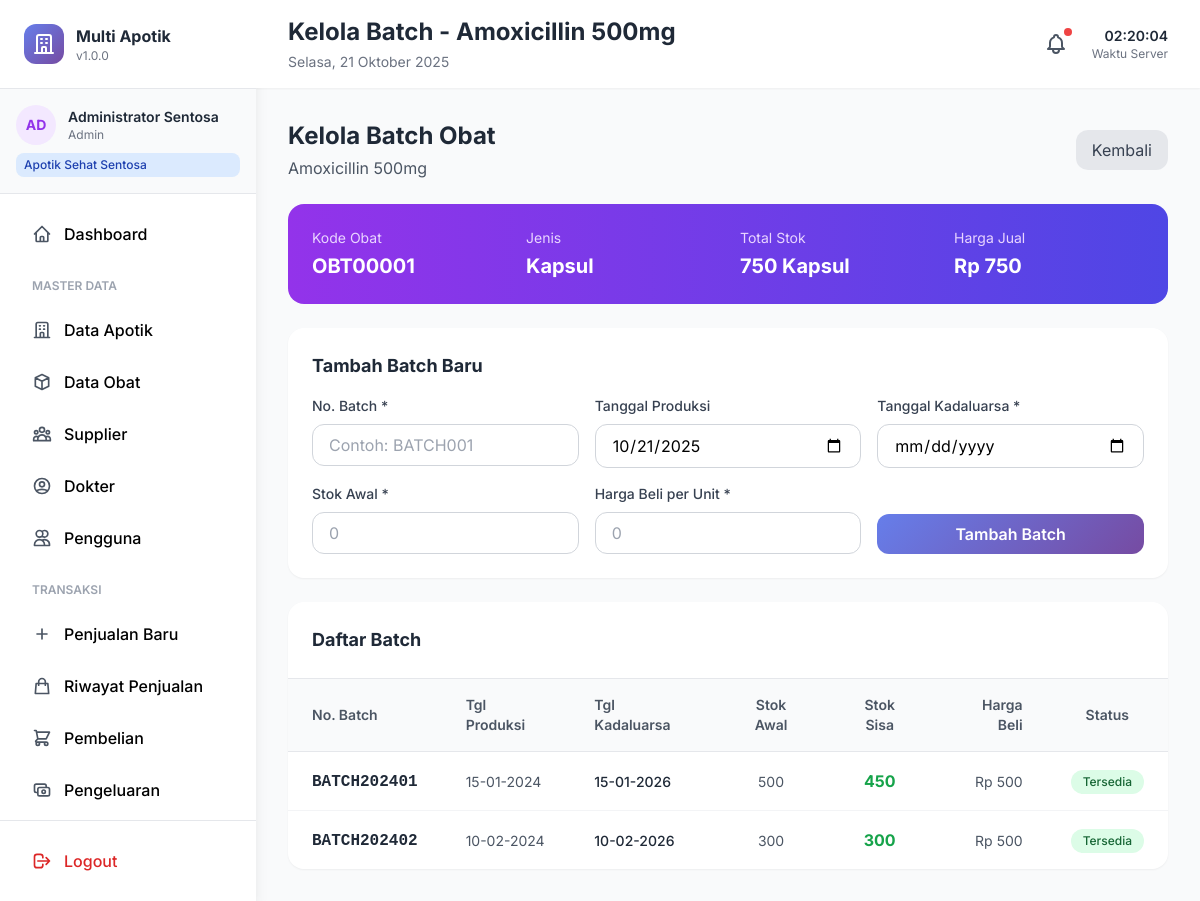
The page /obat/batch.php?id=1 (signed in) on the database its author committed.
### tables this page shows
CREATE TABLE obat (
    id_obat INT PRIMARY KEY AUTO_INCREMENT,
    id_apotik INT NOT NULL,
    id_kategori INT,
    kode_obat VARCHAR(50) UNIQUE NOT NULL,
    nama_obat VARCHAR(200) NOT NULL,
    jenis_obat VARCHAR(100),
    satuan VARCHAR(20) NOT NULL,
    harga_beli DECIMAL(15,2) DEFAULT 0,
    harga_jual DECIMAL(15,2) NOT NULL,
    margin_persen DECIMAL(5,2),
    aturan_pakai TEXT,
    dosis VARCHAR(100),
    efek_samping TEXT,
    golongan ENUM('bebas', 'bebas_terbatas', 'keras', 'narkotika') DEFAULT 'bebas',
    perlu_resep BOOLEAN DEFAULT FALSE,
    status ENUM('aktif', 'nonaktif') DEFAULT 'aktif',
    created_at TIMESTAMP DEFAULT CURRENT_TIMESTAMP,
    updated_at TIMESTAMP DEFAULT CURRENT_TIMESTAMP ON UPDATE CURRENT_TIMESTAMP,
    FOREIGN KEY (id_apotik) REFERENCES apotik(id_apotik) ON DELETE CASCADE,
    FOREIGN KEY (id_kategori) REFERENCES kategori_obat(id_kategori) ON DELETE SET NULL
);

CREATE TABLE apotik (
    id_apotik INT PRIMARY KEY AUTO_INCREMENT,
    kode_apotik VARCHAR(20) UNIQUE NOT NULL,
    nama_apotik VARCHAR(100) NOT NULL,
    alamat TEXT,
    no_telp VARCHAR(20),
    email VARCHAR(100),
    status ENUM('aktif', 'nonaktif') DEFAULT 'aktif',
    created_at TIMESTAMP DEFAULT CURRENT_TIMESTAMP,
    updated_at TIMESTAMP DEFAULT CURRENT_TIMESTAMP ON UPDATE CURRENT_TIMESTAMP
);

CREATE TABLE batch_obat (
    id_batch INT PRIMARY KEY AUTO_INCREMENT,
    id_obat INT NOT NULL,
    no_batch VARCHAR(100) NOT NULL,
    tanggal_produksi DATE,
    tanggal_kadaluarsa DATE NOT NULL,
    stok_awal INT NOT NULL,
    stok_sisa INT NOT NULL,
    harga_beli_per_unit DECIMAL(15,2),
    status ENUM('tersedia', 'habis', 'expired', 'rusak') DEFAULT 'tersedia',
    created_at TIMESTAMP DEFAULT CURRENT_TIMESTAMP,
    updated_at TIMESTAMP DEFAULT CURRENT_TIMESTAMP ON UPDATE CURRENT_TIMESTAMP,
    FOREIGN KEY (id_obat) REFERENCES obat(id_obat) ON DELETE CASCADE,
    UNIQUE KEY unique_batch (id_obat, no_batch)
);

### obat/batch.php (the view, shortened to what the rows shown need)
<?php
require_once '../config.php';
$db = db();
$id_obat = isset($_GET['id']) ? (int)$_GET['id'] : 0;
$stmtObat = $db->prepare("SELECT o.*, a.nama_apotik
                          FROM obat o
                          LEFT JOIN apotik a ON o.id_apotik = a.id_apotik
                          WHERE o.id_obat = ?");
$stmtObat->bind_param("i", $id_obat);
$stmtObat->execute();
$obat = $stmtObat->get_result()->fetch_assoc();
$queryBatch = "SELECT * FROM batch_obat WHERE id_obat = ? ORDER BY tanggal_kadaluarsa ASC";
$stmtBatch = $db->prepare($queryBatch);
$stmtBatch->bind_param("i", $id_obat);
$stmtBatch->execute();
$batchList = $stmtBatch->get_result();
$total_stok = 0;
$batchList->data_seek(0);
while ($b = $batchList->fetch_assoc()) {
    if ($b['status'] === 'tersedia') {
        $total_stok += $b['stok_sisa'];
    }
}
$batchList->data_seek(0);
$pageTitle = 'Kelola Batch - ' . $obat['nama_obat'];
include '../includes/header.php';
?>
<div class="space-y-6">
    <div class="flex items-center justify-between">
        <div>
            <h2 class="text-2xl font-bold text-gray-800">Kelola Batch Obat</h2>
            <p class="text-gray-600 mt-1"><?= htmlspecialchars($obat['nama_obat']) ?></p>
        </div>
    </div>
    <div class="bg-gradient-to-r from-purple-600 to-indigo-600 rounded-2xl p-6 text-white">
        <div class="grid grid-cols-1 md:grid-cols-4 gap-6">
            <div>
                <p class="text-purple-200 text-sm mb-1">Kode Obat</p>
                <p class="text-xl font-bold"><?= htmlspecialchars($obat['kode_obat']) ?></p>
            </div>
            <div>
                <p class="text-purple-200 text-sm mb-1">Jenis</p>
                <p class="text-xl font-bold"><?= htmlspecialchars($obat['jenis_obat']) ?></p>
            </div>
            <div>
                <p class="text-purple-200 text-sm mb-1">Total Stok</p>
                <p class="text-xl font-bold"><?= number_format($total_stok) ?> <?= htmlspecialchars($obat['satuan']) ?></p>
            </div>
            <div>
                <p class="text-purple-200 text-sm mb-1">Harga Jual</p>
                <p class="text-xl font-bold"><?= formatRupiah($obat['harga_jual']) ?></p>
            </div>
        </div>
    </div>
    <div class="bg-white rounded-2xl shadow-sm overflow-hidden">
        <div class="overflow-x-auto">
            <table class="w-full">
                <thead class="bg-gray-50 border-b border-gray-200">
                    <tr>
                        <th class="text-left py-4 px-6 text-sm font-semibold text-gray-600">No. Batch</th>
                        <th class="text-left py-4 px-6 text-sm font-semibold text-gray-600">Tgl Produksi</th>
                        <th class="text-left py-4 px-6 text-sm font-semibold text-gray-600">Tgl Kadaluarsa</th>
                        <th class="text-center py-4 px-6 text-sm font-semibold text-gray-600">Stok Awal</th>
                        <th class="text-center py-4 px-6 text-sm font-semibold text-gray-600">Stok Sisa</th>
                        <th class="text-right py-4 px-6 text-sm font-semibold text-gray-600">Harga Beli</th>
                        <th class="text-center py-4 px-6 text-sm font-semibold text-gray-600">Status</th>
                    </tr>
                </thead>
                <tbody class="divide-y divide-gray-100">
                    <?php if ($batchList->num_rows > 0): ?>
                        <?php while ($batch = $batchList->fetch_assoc()):
                            $expired_soon = (strtotime($batch['tanggal_kadaluarsa']) - time()) / (60*60*24);
                            $is_expired = $batch['tanggal_kadaluarsa'] < date('Y-m-d');
                        ?>
                        <tr class="hover:bg-gray-50 <?= $is_expired ? 'bg-red-50' : ($expired_soon <= 30 ? 'bg-yellow-50' : '') ?>">
                            <td class="py-4 px-6">
                                <span class="font-mono font-semibold text-gray-800"><?= htmlspecialchars($batch['no_batch']) ?></span>
                            </td>
                            <td class="py-4 px-6">
                                <span class="text-sm text-gray-600"><?= formatTanggal($batch['tanggal_produksi']) ?></span>
                            </td>
                            <td class="py-4 px-6">
                                <div>
                                    <span class="text-sm text-gray-800 font-medium"><?= formatTanggal($batch['tanggal_kadaluarsa']) ?></span>
                                </div>
                            </td>
                            <td class="py-4 px-6 text-center">
                                <span class="text-sm text-gray-600"><?= number_format($batch['stok_awal']) ?></span>
                            </td>
                            <td class="py-4 px-6 text-center">
                                <span class="font-bold <?= $batch['stok_sisa'] == 0 ? 'text-red-600' : 'text-green-600' ?>">
                                    <?= number_format($batch['stok_sisa']) ?>
                                </span>
                            </td>
                            <td class="py-4 px-6 text-right">
                                <span class="text-sm text-gray-600"><?= formatRupiah($batch['harga_beli_per_unit']) ?></span>
                            </td>
                            <td class="py-4 px-6 text-center">
                                <?php
                                $status_colors = [
                                    'tersedia' => 'bg-green-100 text-green-800',
                                    'habis' => 'bg-gray-100 text-gray-800',
                                    'expired' => 'bg-red-100 text-red-800',
                                    'rusak' => 'bg-orange-100 text-orange-800'
                                ];
                                $color = $status_colors[$batch['status']] ?? 'bg-gray-100 text-gray-800';
                                ?>
                                <span class="inline-flex items-center px-3 py-1 rounded-full text-xs font-medium <?= $color ?>">
                                    <?= ucfirst($batch['status']) ?>
                                </span>
                            </td>
                        </tr>
                        <?php endwhile; ?>
                    <?php endif; ?>
                </tbody>
            </table>
        </div>
    </div>
</div>
<?php include '../includes/footer.php'; ?>

### includes/header.php (shortened to what the rows shown need)
<?php
$user = getUserData();
?>
<!DOCTYPE html>
<html lang="id">
<head>
    <script src="https://cdn.tailwindcss.com"></script>
</head>
<body class="bg-gray-50">
    <div class="flex h-screen overflow-hidden">
        <aside class="w-64 bg-white shadow-lg flex-shrink-0 no-print">
            <div class="h-full flex flex-col">
                <div class="p-6 border-b border-gray-200">
                    <div class="flex items-center space-x-3">
                        <div>
                            <h2 class="font-bold text-gray-800"><?= APP_NAME ?></h2>
                        </div>
                    </div>
                </div>
                <div class="p-4 border-b border-gray-200 bg-gray-50">
                    <?php if ($user['nama_apotik']): ?>
                    <div class="mt-2 px-2 py-1 bg-blue-100 rounded-lg">
                        <p class="text-xs text-blue-800 font-medium truncate"><?= htmlspecialchars($user['nama_apotik']) ?></p>
                    </div>
                    <?php endif; ?>
                </div>
            </div>
        </aside>
        <div class="flex-1 flex flex-col overflow-hidden">
            <header class="bg-white shadow-sm px-8 py-4 no-print">
                <div class="flex items-center justify-between">
                    <div>
                        <h1 class="text-2xl font-bold text-gray-800"><?= $pageTitle ?? 'Dashboard' ?></h1>
                        <p class="text-sm text-gray-500 mt-1">
                            <?php
                            $days = ['Minggu', 'Senin', 'Selasa', 'Rabu', 'Kamis', 'Jumat', 'Sabtu'];
                            $months = ['Januari', 'Februari', 'Maret', 'April', 'Mei', 'Juni', 'Juli', 'Agustus', 'September', 'Oktober', 'November', 'Desember'];
                            echo $days[date('w')] . ', ' . date('j') . ' ' . $months[date('n')-1] . ' ' . date('Y');
                            ?>
                        </p>
                    </div>
                </div>
            </header>
            <main class="flex-1 overflow-y-auto p-8">

### rows shown on the page
obat: id_apotik.nama_apotik "Apotik Sehat Sentosa", nama_obat "Kelola Batch - Amoxicillin 500mg", nama_obat "Amoxicillin 500mg", kode_obat "OBT00001", jenis_obat "Kapsul", satuan "Kapsul", harga_jual "Rp 750"
batch_obat: no_batch "BATCH202401", tanggal_produksi "15-01-2024", tanggal_kadaluarsa "15-01-2026", stok_awal "500", stok_sisa "450", harga_beli_per_unit "Rp 500", status "Tersedia"
batch_obat: no_batch "BATCH202402", tanggal_produksi "10-02-2024", tanggal_kadaluarsa "10-02-2026", stok_awal "300", stok_sisa "300", harga_beli_per_unit "Rp 500", status "Tersedia"

### other values the page prints
APP_NAME "Multi Apotik"
APP_VERSION "1.0.0"
substr($user['nama'], 0, 2) "AD"
$user['nama'] "Administrator Sentosa"
$user['role'] "Admin"
$total_stok "750"
